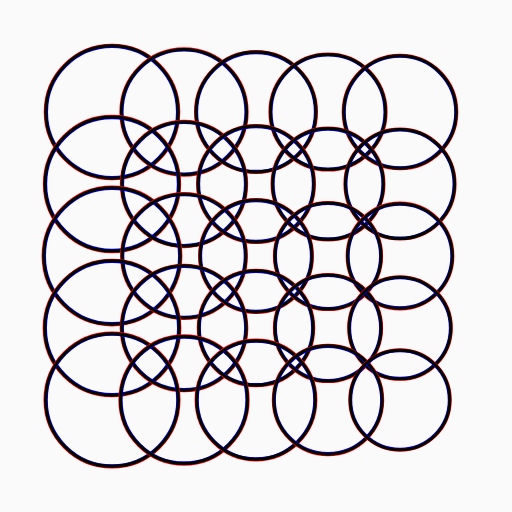
Frame 1 (no input)
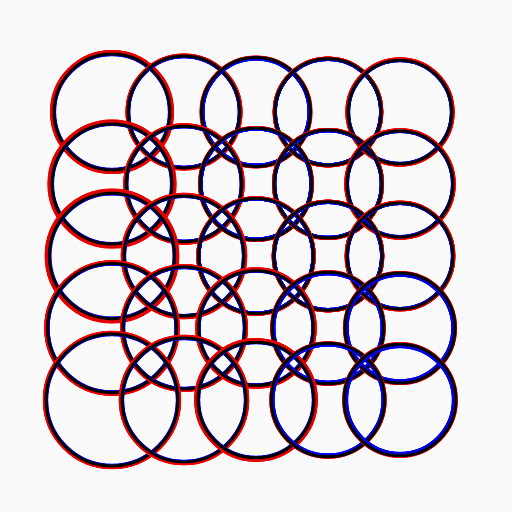
Frame 60 (no input)
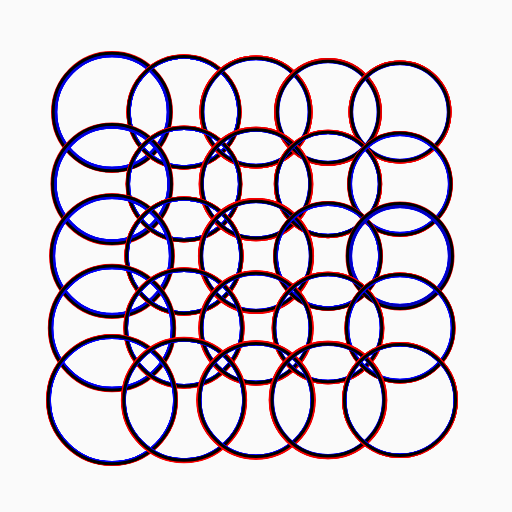
Frame 120 (the mouse pressed at the canvas centre since frame 60)

The p5.js sketch that drew these frames (run headless with seeded random() and noise() and a simulated clock; from frame 60 on, the mouse is pressed at the canvas centre):

// p5.js sketch
// ── sketch.js
const canvas_w = 512;
const canvas_h = 512;

const balls = [];
const n_rows = 5;
const n_cols = 5;

const min_r = 20;
const max_r = 100;

const t_off = 0.01
const p_off = 0.001


function setup() {
  createCanvas(canvas_w, canvas_h);

  const r = min_r * 0.8 + max_r * 0.2

  const x1 = width / 2 - r * (n_cols - 1)
  const y1 = height / 2 - r * (n_rows - 1)
  for (let row = 0; row < n_rows; row++) {
    for (let col = 0; col < n_cols; col++) {
      const x = x1 + r * 2 * col
      const y = y1 + r * 2 * row
      const ball = new Ball(x, y)

      balls.push(ball)
    }
  }
}


function draw() {
  background(250);
  strokeWeight(3);
  for (const ball of balls) {
    ball.draw()
    ball.update()
  }
}


class Ball {
  constructor(x, y) {
    this.p = createVector(x, y)
    this.r = null

    this.hist = []
    this.max_hist = 10

    this.update()
  }

  update() {
    this.r = noise(
      this.p.x * p_off, this.p.y * p_off, frameCount * t_off
    )
    this.r = map(this.r, 0, 1, min_r, max_r)

    this.hist.push(this.r)
    if (this.hist.length >= this.max_hist) {
      this.hist.shift()
    }
  }

  draw() {
    push()
    noFill()
    translate(this.p.x, this.p.y)
    for (const r of this.hist) {
      stroke(0, 0, 255)
      ellipse(0, 0, r * 2 * 0.99, r * 2 * 0.99)
      stroke(255, 0, 0)
      ellipse(0, 0, r * 2 * 1.01, r * 2 * 1.01)
      stroke(0)
      ellipse(0, 0, r * 2, r * 2)
    }
    pop()
  }
}
